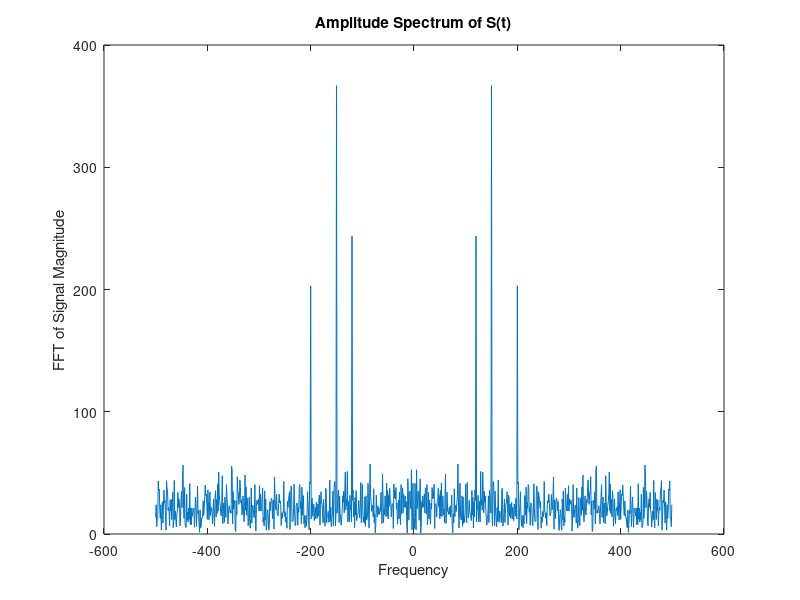
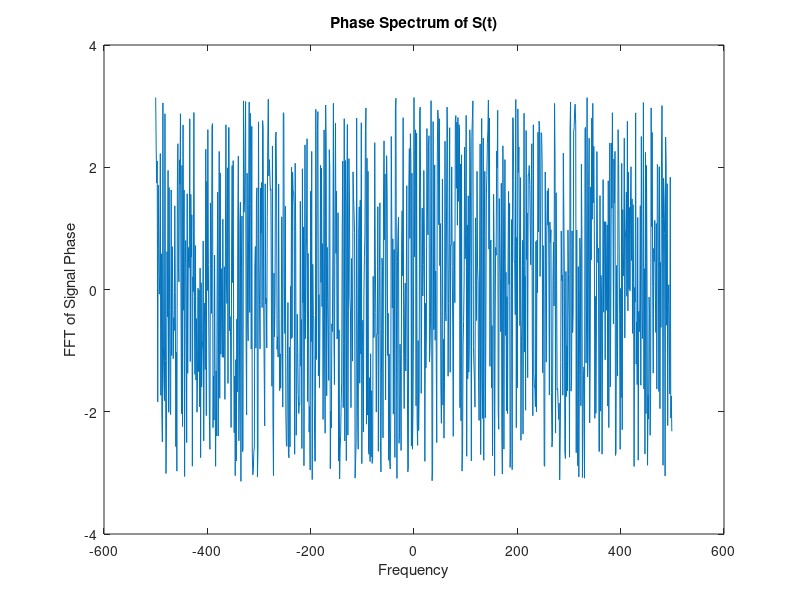

Write MATLAB code to recreate these figures, in order.
%author: Muhtasim Redwan
%id: 22024002
%date: 12-09-2024
%Fast Fourier Transform (FFT) is used to compute the frequency 
% spectrum of a signal.

Fs = 1000; %sampling frequency
T = 1/Fs; %sample time 
N = 1000; %number of samples
t = (0:N-1)*T;

%create a signal 
S = 0.7*sin(2*pi*150*t) + 0.5*cos(2*pi*120*t) + 0.4*sin(2*pi*200*t);
X = S + 0.8*randn(size(t));


%compute the FFT
Y = fft(X);
Y_fftshift = fftshift(Y);

f = -Fs/2:Fs/N:(Fs/2)-1;
p1 = abs(Y_fftshift);
p2 = angle(Y_fftshift);


figure;
plot(f, p1);
title('Amplitude Spectrum of S(t)');
xlabel("Frequency");
ylabel("FFT of Signal Magnitude");

figure;
plot(f, p2);
title('Phase Spectrum of S(t)');
xlabel("Frequency");
ylabel("FFT of Signal Phase");

